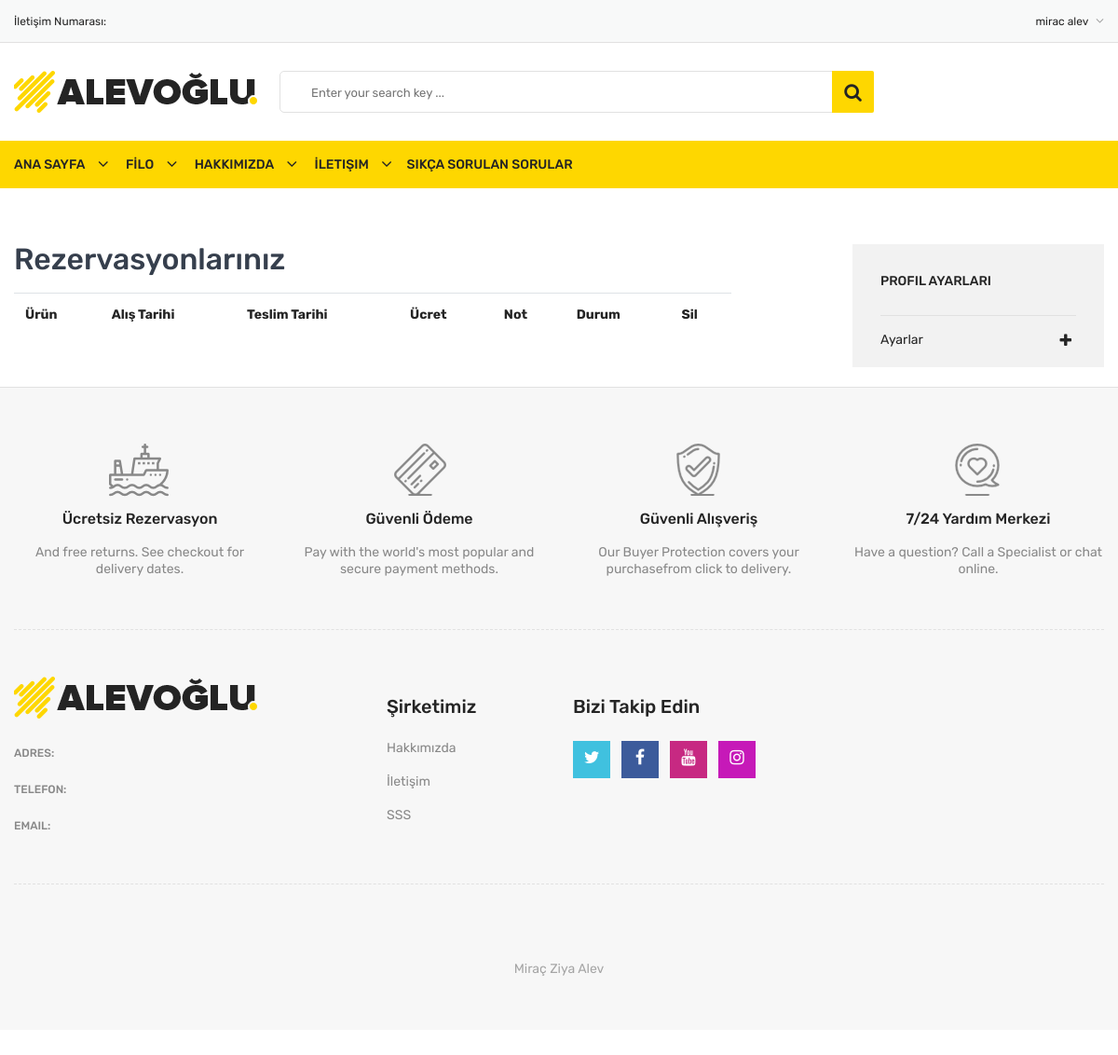
Page /user/reservations/ (signed in) on the earlier database version.
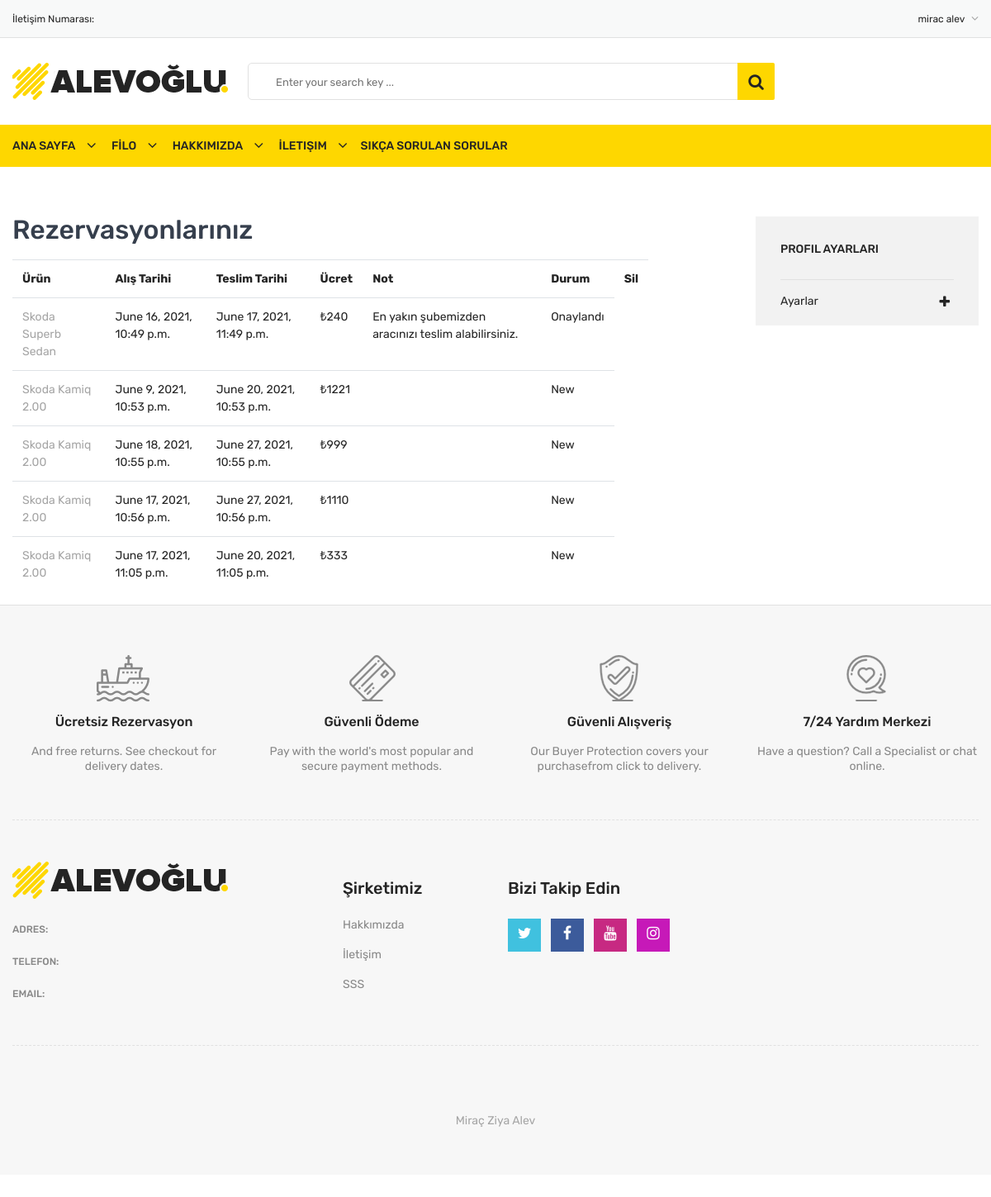
Same page on the later database version.
### reservation/models.py (models this page shows)
class Reservation(models.Model):
    STATUS = (
        ('Beklemede', 'Beklemede'),
        ('Onaylandı', 'Onaylandı'),
        ('Reddedildi', 'Reddedildi'),
    )
    product = models.ForeignKey(Product, on_delete=models.CASCADE)
    user = models.ForeignKey(User, on_delete=models.CASCADE)
    reservationdate = models.DateTimeField()
    stopdate = models.DateTimeField()
    total = models.IntegerField()
    status = models.CharField(max_length=10, choices=STATUS, default='New')
    ip = models.CharField(blank=True, max_length=20)
    note = models.CharField(blank=True, max_length=100)
    create_at = models.DateTimeField(auto_now_add=True)
    update_at = models.DateTimeField(auto_now=True)

### product/models.py (models this page shows, shortened)
class Product(models.Model):
    STATUS = (
            ('True', 'Evet'),
            ('False', 'Hayır'),
        )
    GEAR = (
        ('Otomatik', 'Otomatik'),
        ('Manuel', 'Manuel'),
    )
    category = models.ForeignKey(Category, on_delete=models.CASCADE)
    title = models.CharField(max_length=150)
    description = models.CharField(max_length=255)
    keywords = models.CharField(max_length=255)
    image = models.ImageField(blank=True, upload_to='images/')
    status = models.CharField(max_length=10, choices=STATUS)
    price = models.FloatField(blank=True)
    gear = models.CharField(max_length=10, choices=GEAR)
    modelyear = models.CharField(max_length=30)
    type = models.CharField(max_length=30)
    number_of_seats = models.IntegerField(blank=True)
    engine = models.FloatField(blank=True)
    amount = models.IntegerField(blank=True)
    detail = RichTextUploadingField(blank=True)
    slug = models.SlugField(null=False, unique=True)
    create_at = models.DateTimeField(auto_now_add=True)
    update_at = models.DateTimeField(auto_now=True)
    def image_tag(self):
        return mark_safe('<img src="{}" height="50"/>'.format(self.image.url))
    image_tag.short_description = 'Image'

### user/views.py (the view)
# urls.py: django.urls.path('reservations/', views.reservations, name='reservations'),
@login_required(login_url='/login')
def reservations(request):
    category = Category.objects.all()
    current_user = request.user
    reservations = Reservation.objects.filter(user_id=current_user.id)
    context = {
        'category' : category,
        'reservations' : reservations,
    }
    return render(request, 'user_reservations.html', context)

### user/templates/user_reservations.html (shortened to what this page needs)
{% extends "homebase.html" %}
{% load static %}
{% block content %}
            <div class="contact-main-page mt-60 mb-40 mb-md-40 mb-sm-40 mb-xs-40">
                <div class="container">
                    <div class="row">
                        <div class="col-lg-3 offset-lg-1 col-md-80 order-1 order-lg-2">
                            <div class="contact-page-side-content">
                                {% include "user_panel.html" %}
                            </div>
                            <br>
                        </div>
                        <div class="col-lg-8 col-md-13 order-2 order-lg-1">
                            <div class="contact-form-content pt-sm-55 pt-xs-55">
                                <h3 class="contact-page-title">Rezervasyonlarınız</h3>
                                <table class="shopping-cart-table table">
                                <tr>
                                    <th class="text-left"> Ürün</th>
                                    <th class="text-left"> Alış Tarihi</th>
                                    <th class="text-left"> Teslim Tarihi</th>
                                    <th class="text-left"> Ücret</th>
                                    <th class="text-left"> Not</th>
                                    <th class="text-left"> Durum</th>
                                    <th class="text-left"> Sil</th>
                                </tr>
                                {% for rs in reservations %}
                                    <tr>
                                    <td class="text-left">
                                        <a href="/product/{{ rs.product_id }}/{{ rs.product.slug }}">{{ rs.product.title }} </a>
                                        </td>
                                    <td class="text-left"> {{ rs.reservationdate }}</td>
                                    <td class="text-left"> {{ rs.stopdate }}</td>
                                    <td class="text-left"> ₺{{ rs.total }}</td>
                                    <td class="text-left"> {{ rs.note }}</td>
                                    <td class="text-left"> {{ rs.status }}</td>
                                    </tr>
                                {% endfor %}
                                </table>
                            </div>
                    </div>
                </div>
            </div>
{% endblock %}

### home/templates/header.html (shortened to what this page needs)
{% load static %}
            <header>
                <div class="header-top">
                    <div class="container">
                        <div class="row">
                            <div class="col-lg-3 col-md-4">
                                <div class="header-top-left">
                                    <ul class="phone-wrap">
                                        <li><span>İletişim Numarası:</span><a href="#">{{setting.phone}}</a></li>
                                    </ul>
                                </div>
                            </div>
                            <div class="col-lg-9 col-md-8">
                                <div class="header-top-right">
                                    <ul class="ht-menu">
                                        <li>
                                            <div class="ht-setting-trigger">
                                                <span>
                                                    {% if user.id is not None %}
                                                    {{ user.first_name }} {{ user.last_name }}
                                                    {% else %}
                                                    Settings
                                                    {% endif %}
                                                </span>
                                            </div>
                                        </li>
                                    </ul>
                                </div>
                            </div>
                        </div>
                    </div>
                </div>
                <div class="header-middle pl-sm-0 pr-sm-0 pl-xs-0 pr-xs-0">
                    <div class="container">
                        <div class="row">
                            <div class="col-lg-3">
                                <div class="logo pb-sm-30 pb-xs-30">
                                    <a href="index.html">
                                        <img src="{% static 'images/menu/logo/3.png' %}" alt="">
                                    </a>
                                </div>
                            </div>
                            <div class="col-lg-9 pl-0 ml-sm-15 ml-xs-15">
                                <form action="/search/" method="post" class="hm-searchbox">
                                    <input name="query" type="text" placeholder="Enter your search key ...">
                                    <button class="li-btn" type="submit"><i class="fa fa-search"></i></button>
                                </form>
                            </div>
                        </div>
                    </div>
                </div>
                <div class="header-bottom header-sticky d-none d-lg-block d-xl-block">
                    <div class="container">
                        <div class="row">
                            <div class="col-lg-12">
                                <div class="hb-menu">
                                    <nav>
                                        <ul>
                                            <li class=""><a href="/home/">Ana Sayfa</a>
                                            </li>
                                            <li class="dropdown-holder"><a href="/home/">FİLO</a>
                                                    {% load mptt_tags %}
                                            </li>
                                            <li><a href="/hakkimizda/">Hakkımızda</a></li>
                                            <li><a href="/iletisim/">İletişim  </a></li> &ensp;&ensp;
                                            <li><a href="/sss/">  Sıkça Sorulan Sorular</a></li>
                                    </nav>
                                </div>
                            </div>
                        </div>
                    </div>
                </div>
            </header>

Differences in the rows shown:
added Reservation: product "Skoda Superb Sedan", reservationdate "June 16, 2021, 10:49 p.m.", stopdate "June 17, 2021, 11:49 p.m.", total "240", note "En yakın şubemizden aracınızı teslim alabilirsiniz.", status "Onaylandı"
added Reservation: product "Skoda Kamiq 2.00", reservationdate "June 9, 2021, 10:53 p.m.", stopdate "June 20, 2021, 10:53 p.m.", total "1221", status "New"
added Reservation: product "Skoda Kamiq 2.00", reservationdate "June 18, 2021, 10:55 p.m.", stopdate "June 27, 2021, 10:55 p.m.", total "999", status "New"
added Reservation: product "Skoda Kamiq 2.00", reservationdate "June 17, 2021, 10:56 p.m.", stopdate "June 27, 2021, 10:56 p.m.", total "1110", status "New"
added Reservation: product "Skoda Kamiq 2.00", reservationdate "June 17, 2021, 11:05 p.m.", stopdate "June 20, 2021, 11:05 p.m.", total "333", status "New"
